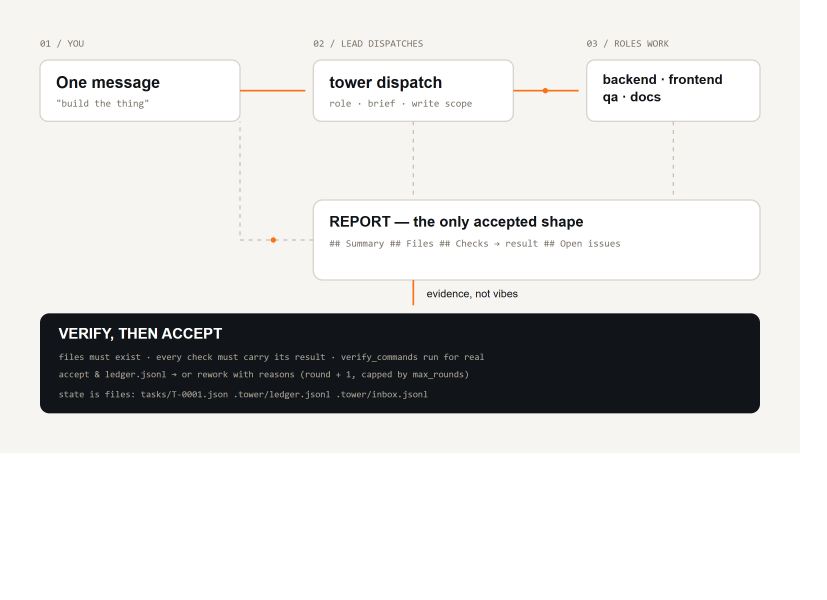
#> input picture docs/assets/architecture.png, 2480 x 1800 px (shown at 1/3 size)
$ python -i shoot.py   (imports and definitions only)
#> lines starting #> are read from the running program, lines starting #| are printed output that depends on the picture
# -*- coding: utf-8 -*-
"""截图 + 自动裁掉空白边框，再合成 GIF"""
import json
import os
import subprocess
import time

from PIL import Image, ImageChops

ROOT = r"C:\Users\Administrator\Desktop\agent-control-tower"
GEN = os.path.join(ROOT, "docs", "assets", "generated")
OUT = os.path.join(ROOT, "docs", "assets")


def run(args):
    p = subprocess.run(args, capture_output=True, text=True, encoding="utf-8", errors="replace")
    return p.stdout


def bsk(*args):
    return run(["bsk", *args])


def trim(path, pad=24, bg=None):
#> called with path = 'architecture.png', pad = 24
    im = Image.open(path).convert("RGB")
#> im is the input picture: PIL image 2480x1800 RGB; mean R, G, B 215.9, 215.3, 214.4
    corner = bg or im.getpixel((2, 2))
#> corner = (247, 245, 242)
    diff = ImageChops.difference(im, Image.new("RGB", im.size, corner))
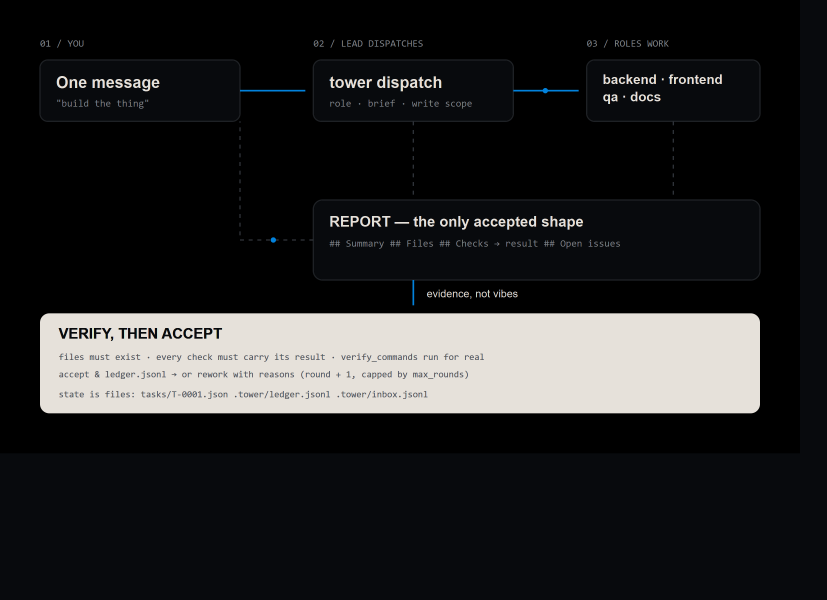
#> diff: PIL image 2480x1800 RGB (shown at 1/3 size); mean R, G, B 37.5, 37.7, 38
    bbox = diff.getbbox()
#> bbox = (0, 0, 2480, 1800)
    if bbox:
        left = max(0, bbox[0] - pad)
#> left = 0
        top = max(0, bbox[1] - pad)
#> top = 0
        right = min(im.width, bbox[2] + pad)
#> right = 2480
        bottom = min(im.height, bbox[3] + pad)
#> bottom = 1800
        im = im.crop((left, top, right, bottom))
    im.save(path, optimize=True)
    return im


# [1 line that did not run here, left out]
# [1 line that did not run here, left out]
# [1 line not run here, left out]

arch_html = "file:///" + os.path.join(GEN, "architecture.html").replace("\\", "/")
# [2 lines not run here, left out]
arch_png = os.path.join(OUT, "architecture.png")
# [4 lines not run here, left out]
shots = []
# [10 lines not run here, left out]

# 统一宽度 1080
tw = 1080
resized = [im.resize((tw, int(im.height * tw / im.width)), Image.LANCZOS) for im in shots]
# [1 line that did not run here, left out]
padded = []
# [17 lines not run here, left out]

>>> result = trim('architecture.png')
